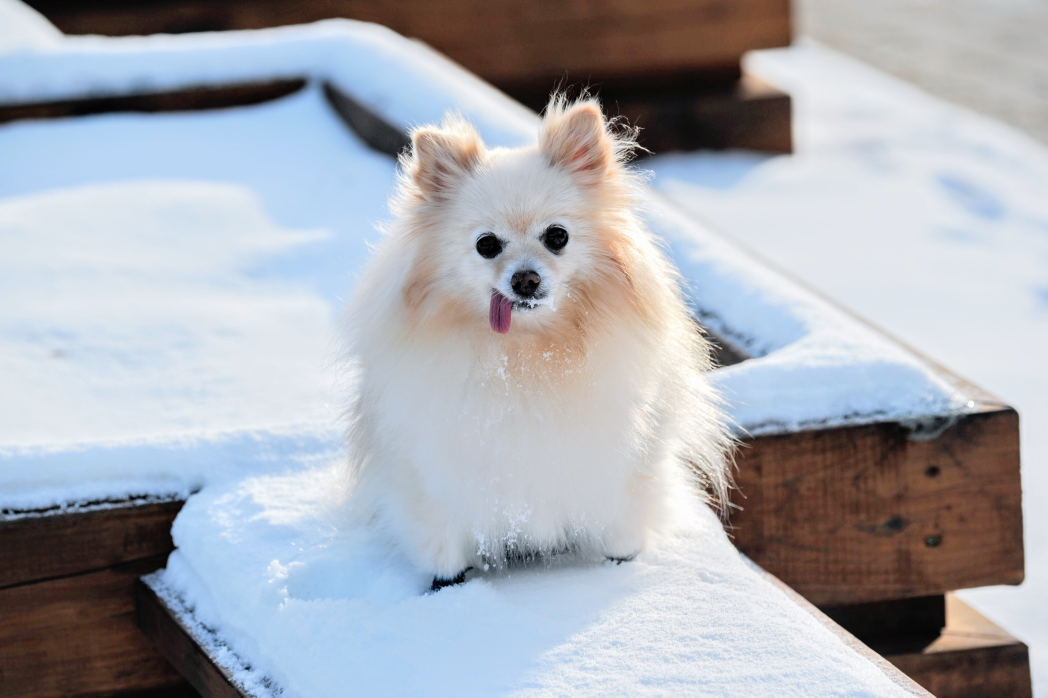
#> input picture examples/1_input_images/furry-dog.jpg, 4192 x 2789 px (shown at 1/4 size)
$ python eval.py --preds_folder examples/1_input_images --targets_folder examples/1_input_images   (older library calls are emulated)
#> lines starting #> are read from the running program, lines starting #| are printed output that depends on the picture; after the words box and inside, x2 and y2 are one past the last pixel; in counts of white or black regions, pixels touching at a corner belong together
### utils/errors.py

# This script adapts https://github.com/Yaoyi-Li/GCA-Matting/blob/master/utils/evaluate.py
#
# The author of the original source highlights:
# Output of `compute_gradient_loss` is sightly different from the MATLAB version provided by Adobe (less than 0.1%)
# Output of `compute_connectivity_error` is smaller than the MATLAB version (~5%)
#
# Therefore direct comparisons with the benchmarks found on www.alphamatting.com should not be published.


import scipy.ndimage
import numpy as np
from skimage.measure import label
import scipy.ndimage.morphology


def average(x):
    return sum(x)/len(x)


def gauss(x, sigma):
    y = np.exp(-x ** 2 / (2 * sigma ** 2)) / (sigma * np.sqrt(2 * np.pi))
    return y


def dgauss(x, sigma):
    y = -x * gauss(x, sigma) / (sigma ** 2)
    return y


def gaussgradient(im, sigma):
    epsilon = 1e-2
    halfsize = np.ceil(sigma * np.sqrt(-2 * np.log(np.sqrt(2 * np.pi) * sigma * epsilon))).astype(np.int32)
    size = 2 * halfsize + 1
    hx = np.zeros((size, size))
    for i in range(0, size):
        for j in range(0, size):
            u = [i - halfsize, j - halfsize]
            hx[i, j] = gauss(u[0], sigma) * dgauss(u[1], sigma)

    hx = hx / np.sqrt(np.sum(np.abs(hx) * np.abs(hx)))
    hy = hx.transpose()

    gx = scipy.ndimage.convolve(im, hx, mode='nearest')
    gy = scipy.ndimage.convolve(im, hy, mode='nearest')
    return gx, gy


def compute_gradient_error(pred, target):
    pred = pred / 255.
    target = target / 255.

    pred_x, pred_y = gaussgradient(pred, 1.4)
    target_x, target_y = gaussgradient(target, 1.4)

    pred_amp = np.sqrt(pred_x ** 2 + pred_y ** 2)
    target_amp = np.sqrt(target_x ** 2 + target_y ** 2)

    error_map = (pred_amp - target_amp) ** 2

    error = np.sum(error_map)
    return error / 1000.


def getLargestCC(segmentation):
    labels = label(segmentation, connectivity=1)
    largestCC = labels == np.argmax(np.bincount(labels.flat))
    return largestCC


def compute_connectivity_error(pred, target, step):
    pred = pred / 255.
    target = target / 255.
    h, w = pred.shape

    thresh_steps = list(np.arange(0, 1 + step, step))
    l_map = np.ones_like(pred, dtype=np.float) * -1
    for i in range(1, len(thresh_steps)):
        pred_alpha_thresh = (pred >= thresh_steps[i]).astype(np.int)
        target_alpha_thresh = (target >= thresh_steps[i]).astype(np.int)

        omega = getLargestCC(pred_alpha_thresh * target_alpha_thresh).astype(np.int)
        flag = ((l_map == -1) & (omega == 0)).astype(np.int)
        l_map[flag == 1] = thresh_steps[i - 1]

    l_map[l_map == -1] = 1

    pred_d = pred - l_map
    target_d = target - l_map
    pred_phi = 1 - pred_d * (pred_d >= 0.15).astype(np.int)
    target_phi = 1 - target_d * (target_d >= 0.15).astype(np.int)

    error = np.sum(np.abs(pred_phi - target_phi))
    return error / 1000.


def compute_mse_error(pred, target, weights=None):
    error_map = (pred - target) / 255.

    if weights is not None:
        weights = weights / 255.
        error = np.sum(weights * np.mean(error_map, axis=2) ** 2) # bgr image
    else:
        error = np.sum(error_map ** 2)

    h, w = pred.shape[0], pred.shape[1]
    return error / (h * w)


def compute_sad_error(pred, target, weights=None):
    error_map = np.abs(pred - target) / 255.

    if weights is not None:
        weights = weights / 255.
        error = np.sum(weights * np.mean(error_map, axis=2)) # bgr image
    else:
        error = np.sum(error_map)

    return error / 1000.

### utils/logger.py
import logging
import sys

def setup_logger(name, log_file, level=logging.INFO):
    formatter = logging.Formatter('%(asctime)s:%(levelname)s:%(message)s')

    file_handler = logging.FileHandler(log_file)
    stream_handler = logging.StreamHandler(sys.stdout)

    file_handler.setFormatter(formatter)
    stream_handler.setFormatter(formatter)

    logging.getLogger('matplotlib.font_manager').disabled = True

    logger = logging.getLogger(name)
    logger.setLevel(level)

    logger.addHandler(file_handler)
    logger.addHandler(stream_handler)
    return logger

### eval.py
from utils.logger import setup_logger
from utils.errors import *

import argparse
import os
from collections import defaultdict

import cv2

def main():
    args = parse_args()
    if not os.path.exists("logs"):
        os.mkdir("logs")
    eval_logger = setup_logger('evaluation', 'logs/eval.log')

    # Assumes file ids in both folders will be sorted identically for matching
    # predictions with valid ground truth!
    pred_files = sorted(os.listdir(args.preds_folder))
    target_files = sorted(os.listdir(args.targets_folder))
    assert len(pred_files) == len(target_files), (
        "Preds and ground truth folders must be the same size!")

    if args.fg_weights_folder is not None:
        weights_files = sorted(os.listdir(args.fg_weights_folder))
        assert len(pred_files) == len(weights_files), (
             "Preds and weights folders must be the same size!")
        weights_iter = iter(weights_files)

    eval_logger.info("\n\n STARTING EVALUATION \n")
    errors = defaultdict(list)

    for pred_file, target_file in zip(pred_files, target_files):
        weights = None

        if args.fg_weights_folder is not None: # evaluating foreground predictions
            pred, target, weights = preprocess_images(os.path.join(args.preds_folder, pred_file),
                                                        os.path.join(args.targets_folder, target_file),
                                                        1, # cv2 bgr image reading for foreground
                                                        os.path.join(args.fg_weights_folder, next(weights_iter)))

        else: # evaluating alpha predictions
            pred, target = preprocess_images(os.path.join(args.preds_folder, pred_file),
                                            os.path.join(args.targets_folder, target_file),
                                            0) # cv2 grayscale image reading for alpha
            gradient = compute_gradient_error(pred, target)
#> in compute_gradient_error, `pred_amp = np.sqrt(pred_x ** 2 + pred_y ** 2)`:
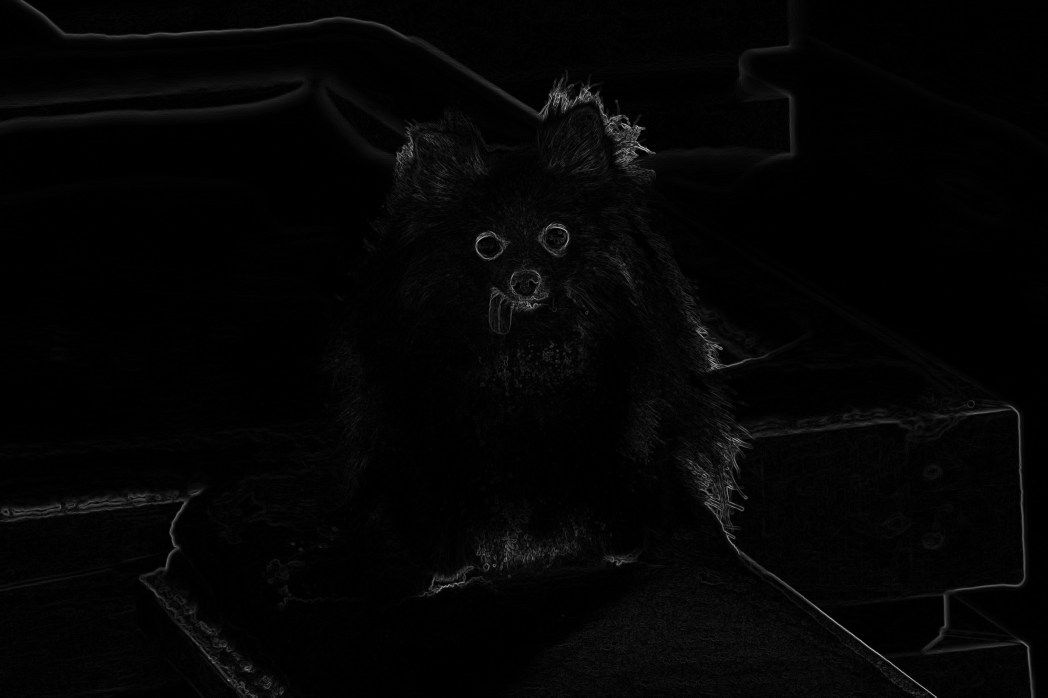
#> pred_amp: shape (2789, 4192) float64 (shown at 1/4 size); min 0, max 1.98, mean 0.0369; drawn with min black and max white
#> in compute_gradient_error, `error_map = (pred_amp - target_amp) ** 2`: error_map: shape (2789, 4192) float64; every value is 0
#> in compute_gradient_error, `error = np.sum(error_map)`: error = 0
#> gradient = 0
            connectivity = compute_connectivity_error(pred, target, 0.1)
#> the loop in compute_connectivity_error, `for i in range(1, len(thresh_steps)):` made 10 passes
#> pass 1, in compute_connectivity_error, `pred_alpha_thresh = (pred >= thresh_steps[i]).astype(np.int)`:
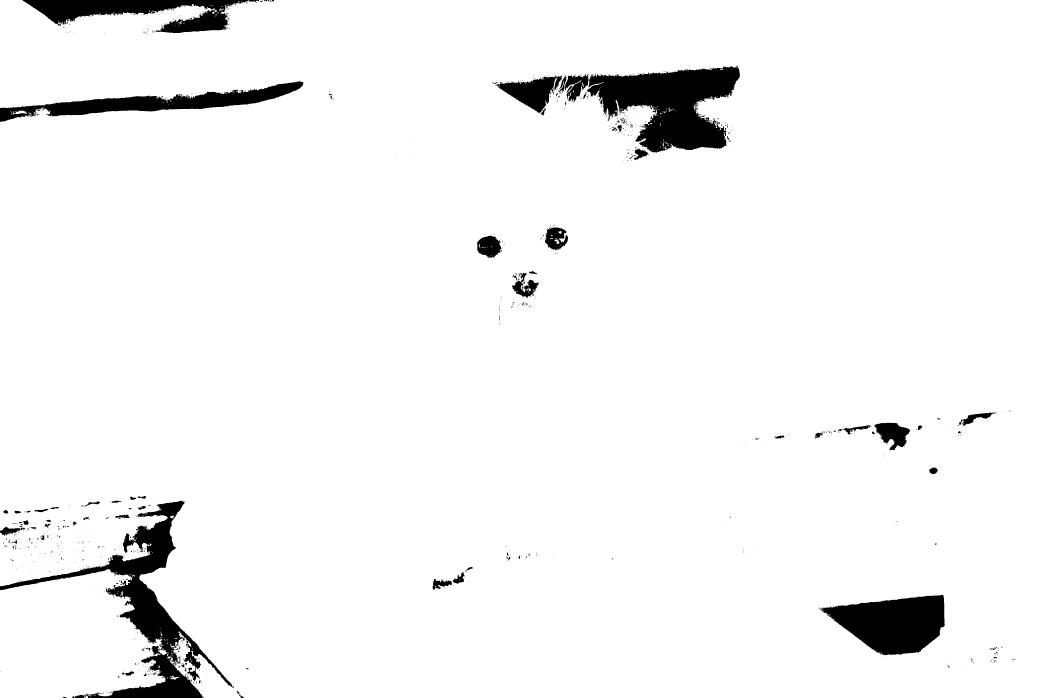
#> pred_alpha_thresh: shape (2789, 4192) int64 (shown at 1/4 size); values 0 (black) and 1 (white), 95.6% white; 1338 black regions (1196 under 20 px), largest, box (x1, y1, x2, y2) and area: (2347, 263, 2960, 611) 120401, (0, 2003, 936, 2789) 119665, (3277, 2380, 3779, 2621) 78393
#> pass 1, in getLargestCC, `labels = label(segmentation, connectivity=1)`:
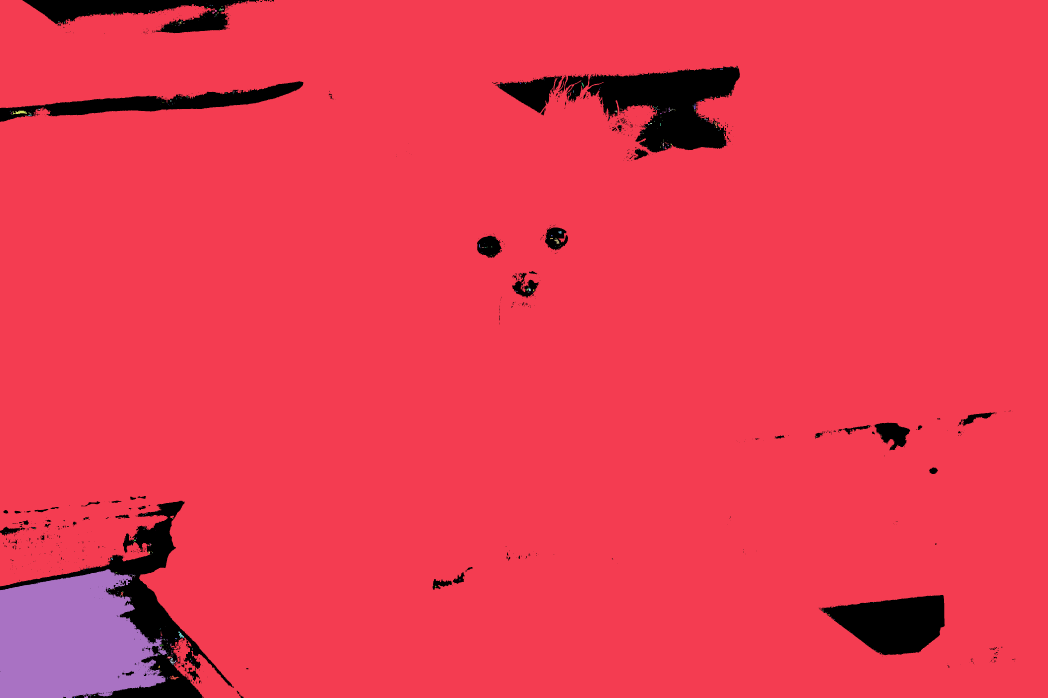
#> labels: shape (2789, 4192) int64 (shown at 1/4 size); 749 distinct labels, from 0 to 748; one colour per label, 0 black
#> after the loop in compute_connectivity_error, `for i in range(1, len(thresh_steps)):`:
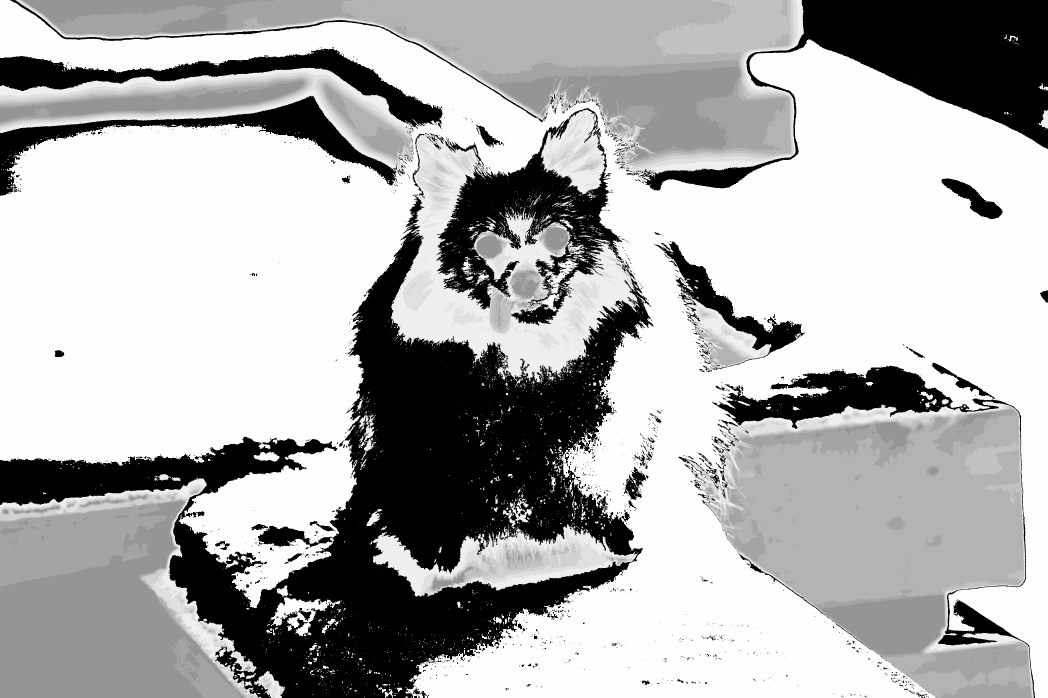
#> l_map: shape (2789, 4192) float64 (shown at 1/4 size); min -1, max 0.7, mean 0.17; drawn with min black and max white
#> in compute_connectivity_error, `pred_d = pred - l_map`:
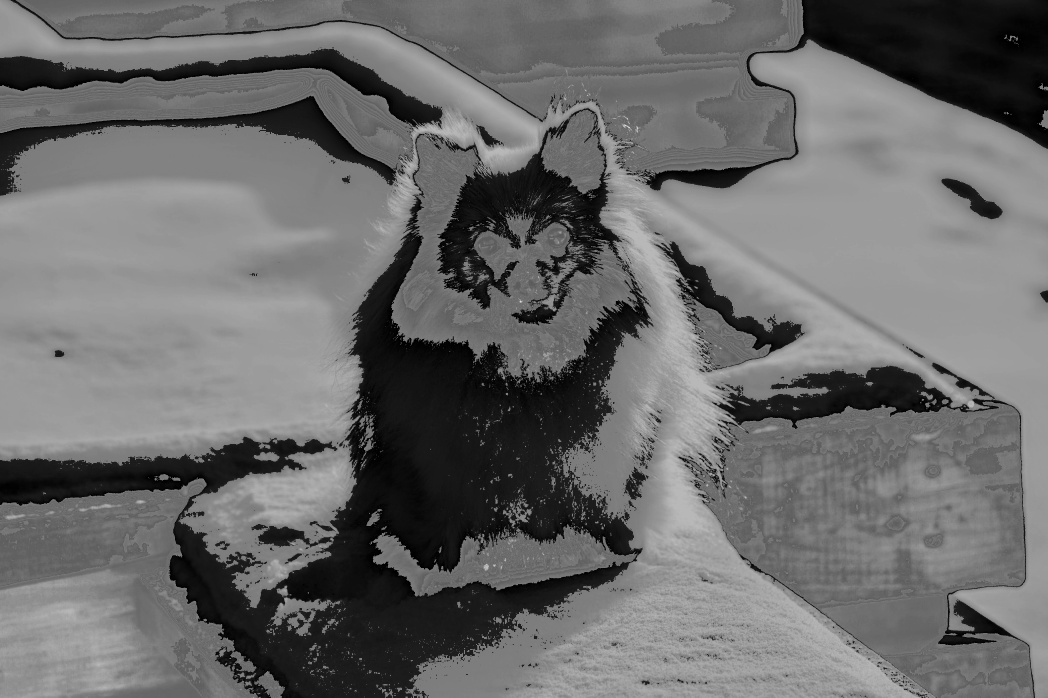
#> pred_d: shape (2789, 4192) float64 (shown at 1/4 size); min -0.298, max 0.52, mean 0.0477; drawn with min black and max white
#> in compute_connectivity_error, `pred_phi = 1 - pred_d * (pred_d >= 0.15).astype(np.int)`:
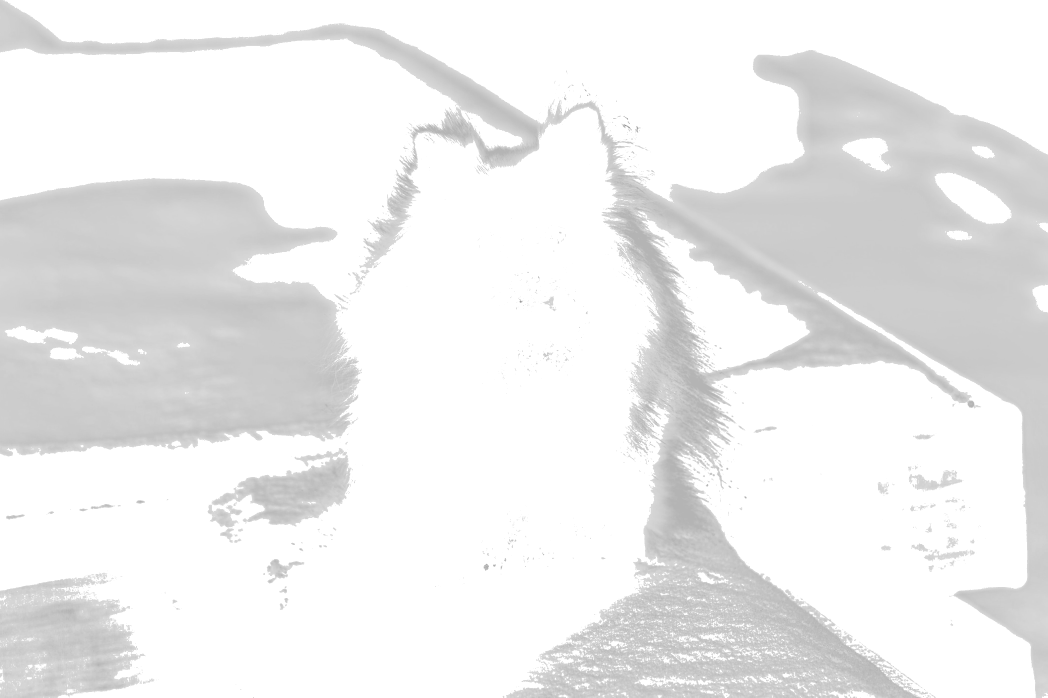
#> pred_phi: shape (2789, 4192) float64 (shown at 1/4 size); min 0.48, max 1, mean 0.93
#> connectivity = 0
            errors['grad'].append(gradient)
            errors['connectivity'].append(connectivity)

        mse = compute_mse_error(pred, target, weights)
#> mse = 0
        sad = compute_sad_error(pred, target, weights)
#> sad = 0
        errors['mse'].append(mse)
        errors['sad'].append(sad)

        eval_logger.info("File id: {}".format(pred_file))
        if args.fg_weights_folder:
            eval_logger.info("MSE: {0:.4f}, SAD: {1:.4f}\n".format(mse, sad))
        else:
            eval_logger.info("Gradient: {0:.4f}, Connectivity: {1:.4f}, MSE: {2:.4f}, SAD: {3:.4f}\n".format(
            gradient, connectivity, mse, sad))
#| 2026-11-21 09:47:59,176:INFO:Gradient: 0.0000, Connectivity: 0.0000, MSE: 0.0000, SAD: 0.0000

    report_summary(eval_logger, errors, args.fg_weights_folder is not None)

def parse_args():
    parser = argparse.ArgumentParser()

    parser.add_argument('-p', '--preds_folder', type=str, required=True,
                        help='Path to alpha or foreground predictions')
    parser.add_argument('-t', '--targets_folder', type=str, required=True,
                        help='Path to ground truth alphas or foregrounds')
    parser.add_argument('-w', '--fg_weights_folder', type=str,
                        help='Path to ground truth alphas for foreground evaluation')
    args = parser.parse_args()

    return args


def preprocess_images(pred_file, target_file, read_type, weights_file=None):
    pred = cv2.imread(pred_file, read_type)
    h, w = pred.shape[:2]
    target = cv2.imread(target_file, read_type)
    target = cv2.resize(target, (w, h), cv2.INTER_NEAREST)

    if weights_file is not None:
        weights = cv2.imread(weights_file, 0)
        weights = cv2.resize(weights, (w, h), 0, cv2.INTER_NEAREST)
        return pred, target, weights

    return pred, target


def report_summary(eval_logger, errors, for_fg_preds):
    eval_logger.info("********************************************************")
    eval_logger.info("Average MSE: {0:.4f}".format(average(errors['mse'])))
    eval_logger.info("Average SAD: {0:.4f}".format(average(errors['sad'])))

    if not for_fg_preds:
        eval_logger.info("Average Gradient: {0:.4f}".format(average(errors['grad'])))
        eval_logger.info("Average Connectivity: {0:.4f}".format(average(errors['connectivity'])))

    eval_logger.info("********************************************************")


if __name__ == '__main__':
    main()
